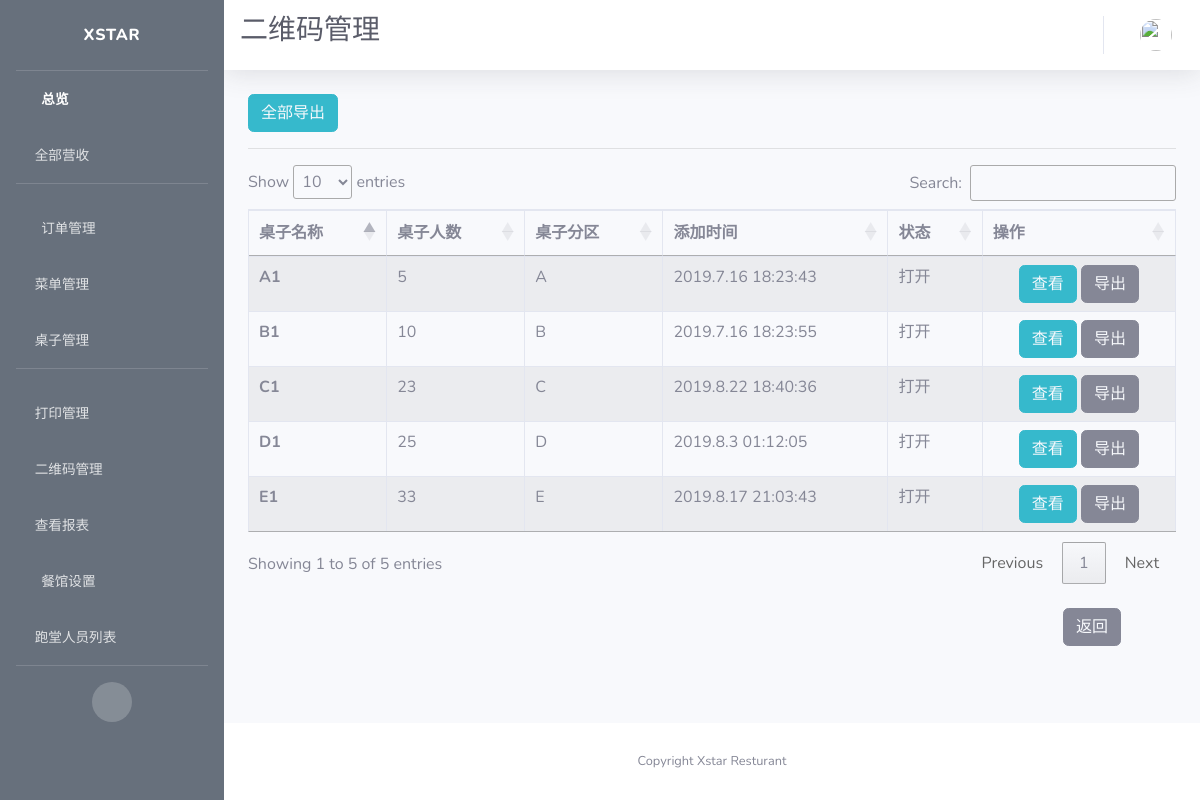
Screenshot of /qrcode/manage with the database file from the repository.
### app/models.py (models this page shows, shortened)
class Table(db.Model):
    id = db.Column(db.Integer, primary_key=True, unique=True, index=True)
    name = db.Column(db.String(100), unique=True)
    number = db.Column(db.Integer, nullable=False, unique=False)
    section = db.Column(db.String(10), unique=False)
    seats = db.Column(db.String(100))
    is_on = db.Column(db.Boolean, nullable=False, default=False)
    timeCreated = db.Column(db.DateTime, default=datetime.utcnow)
    container = db.Column(db.String(300))

### app/routes.py (the view)
@app.route('/qrcode/manage')
def qrcode_manage():
    tables = Table.query.all()
    context = dict(referrer=request.headers.get('Referer'),
                   title=u"二维码管理",
                   tables=tables,
                   company_name=company_info.get('company_name'),
                   format=datetime_format)
    return render_template('qrcode.html', **context)

### app/templates/qrcode.html (shortened to what this page needs)
{% extends 'base.html' %}
{% block css %}
<link rel="stylesheet" type="text/css" href="https://cdn.datatables.net/1.10.19/css/jquery.dataTables.css">
<link rel="stylesheet" type="text/css" href="https://cdnjs.cloudflare.com/ajax/libs/twitter-bootstrap/4.1.3/css/bootstrap.css">
<link rel="stylesheet" type="text/css" href="https://cdn.datatables.net/1.10.19/css/dataTables.bootstrap4.min.css">
{% endblock %}
{% block title %}
<h1 class="h3 mb-2 text-gray-800">二维码管理</h1>
<br>
{% endblock %}
{% block content %}
<button type="button" class="btn btn-info">
  <a href={{url_for('export_qrcode', table_name="All")}} style="color: rgb(247, 249, 252)">
     全部导出
  </a>
</button>
<hr>
<div class="row">
    <div class="col-sm-12">
      <table id="example" class="table table-striped table-bordered">
      <thead>
        <tr>
          <th scope="col">桌子名称</th>
          <th scope="col">桌子人数</th>
          <th scope="col">桌子分区</th>
          <th scope="col">添加时间</th>
          <th scope="col">状态</th>
          <th scope="col">操作</th>
        </tr>
      </thead>
      <tbody>
        {% for table in tables %}
        <tr>
          <th scope="row">{{ table.name }}</th>
          <td>{{ table.number }}</td>
          <td>{{ table.section }}</td>
          <td>{{ table.timeCreated.strftime(format) }}</td>
          {% if table.is_on %}
          <td>打开</td>
          {% else %}
          <td>关闭</td>
          {% endif %}
          <td style="text-align:center">
            <span>
              <button type="button" class="btn btn-info">
                <a style="color: rgb(247, 249, 252)" href="{{ url_for('view_qrcodes', table_id=table.id) }}">
                  查看
                </a>
              </button>
            </span>
            <span>
              <button type="button" class="btn btn-secondary">
                <a href={{url_for('export_qrcode', table_name=table.name)}} style="color: rgb(247, 249, 252)">
                  导出
                </a>
              </button>
            </span>
          </td>
        </tr>
        {% endfor %}
      </tbody>
    </table>
    </div>
</div>
<br>
<button type="button" class="btn btn-secondary" id="back">
  <a style="color: rgb(247, 249, 252)" href={{ referrer }}>
    返回
</button>
{% endblock %}

### app/templates/qrcode.html (style rules this page uses)
#back { margin-left: 815px; margin-bottom:20px; }

### rows the page displays
Table: name "A1", number "5", section "A", timeCreated "2019.7.16 18:23:43", is_on "打开"
Table: name "B1", number "10", section "B", timeCreated "2019.7.16 18:23:55", is_on "打开"
Table: name "D1", number "25", section "D", timeCreated "2019.8.3 01:12:05", is_on "打开"
Table: name "E1", number "33", section "E", timeCreated "2019.8.17 21:03:43", is_on "打开"
Table: name "C1", number "23", section "C", timeCreated "2019.8.22 18:40:36", is_on "打开"

### other values shown
{{ company_name }} "Xstar Resturant"
